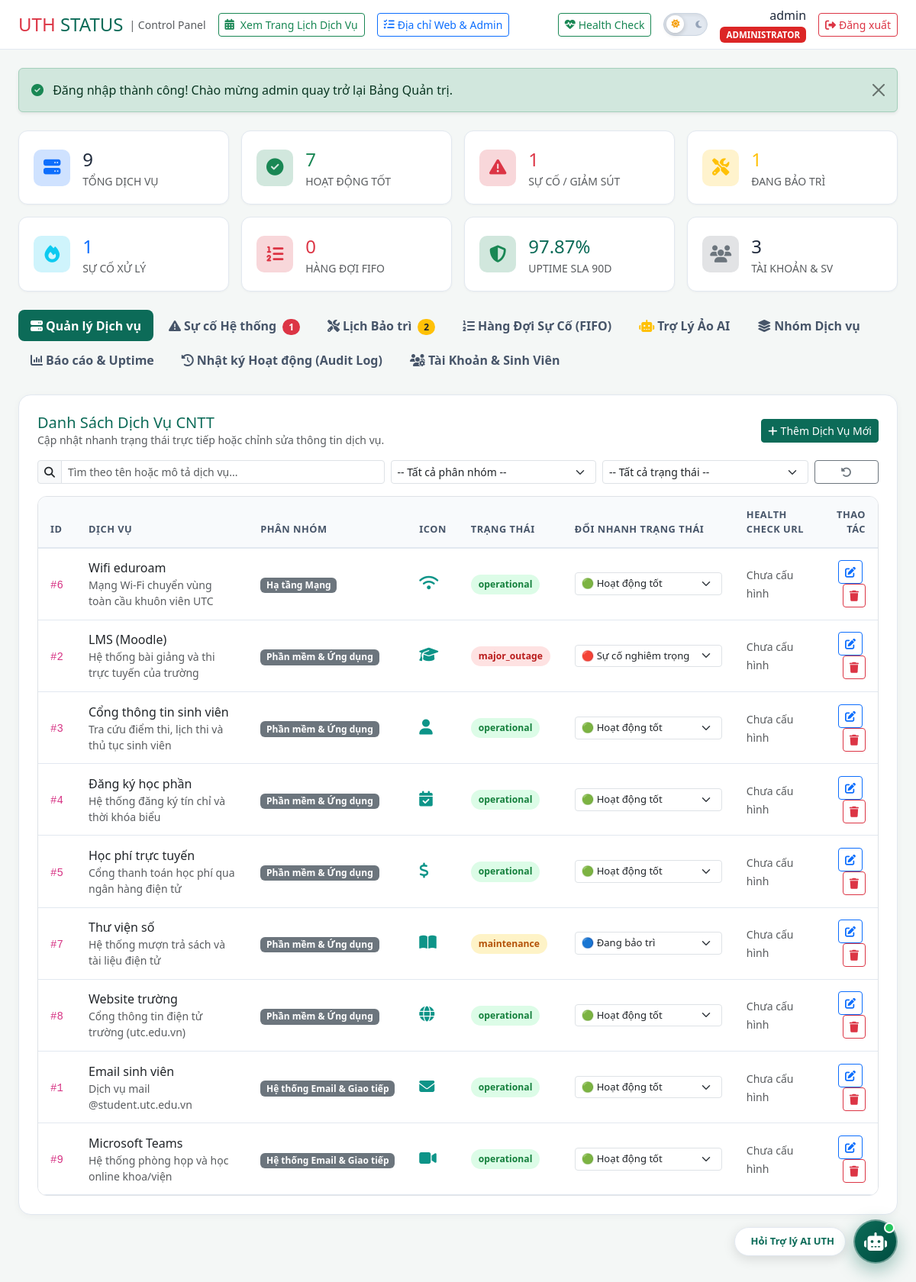
/admin/index.php (signed in), run on the app's committed database.
### tables this page shows
CREATE TABLE IF NOT EXISTS `services` (
    `id`          INT          UNSIGNED NOT NULL AUTO_INCREMENT,
    `group_id`    INT          UNSIGNED NOT NULL,
    `name`        VARCHAR(191) NOT NULL,
    `description` TEXT,
    `icon`        VARCHAR(60)  NOT NULL DEFAULT 'fa-server',
    `status`      ENUM(
                    'operational',
                    'degraded',
                    'partial_outage',
                    'major_outage',
                    'maintenance'
                  ) NOT NULL DEFAULT 'operational',
    `sort_order`  TINYINT UNSIGNED NOT NULL DEFAULT 0,
    `check_url`   VARCHAR(255) DEFAULT NULL COMMENT 'URL kiểm tra tình trạng dịch vụ tự động',
    `created_at`  DATETIME NOT NULL DEFAULT CURRENT_TIMESTAMP,
    `updated_at`  DATETIME NOT NULL DEFAULT CURRENT_TIMESTAMP ON UPDATE CURRENT_TIMESTAMP,
    PRIMARY KEY (`id`),
    KEY `idx_services_group` (`group_id`),
    KEY `idx_services_status` (`status`),
    CONSTRAINT `fk_services_group`
        FOREIGN KEY (`group_id`) REFERENCES `service_groups` (`id`)
        ON DELETE CASCADE ON UPDATE CASCADE
);

CREATE TABLE IF NOT EXISTS `service_groups` (
    `id`          INT          UNSIGNED NOT NULL AUTO_INCREMENT,
    `name`        VARCHAR(150) NOT NULL,
    `description` TEXT,
    `sort_order`  TINYINT      UNSIGNED NOT NULL DEFAULT 0,
    `created_at`  DATETIME     NOT NULL DEFAULT CURRENT_TIMESTAMP,
    PRIMARY KEY (`id`)
);

### admin/index.php (the view, shortened to what the rows shown need)
<?php
$pdo = Database::getInstance();
$pdo->exec("SET NAMES utf8mb4");
$adminRole = $_SESSION['admin_role'] ?? 'editor';
$servicesStmt = $pdo->query(
    'SELECT s.*, g.name AS group_name
     FROM services s
     LEFT JOIN service_groups g ON g.id = s.group_id
     ORDER BY g.sort_order ASC, s.sort_order ASC, s.id ASC'
);
$services = $servicesStmt->fetchAll();
require_once __DIR__ . '/../config/ai_config.php';
?>
<!DOCTYPE html>
<html lang="vi">
<head>
  <link rel="stylesheet" href="https://cdn.jsdelivr.net/npm/bootstrap@5.3.3/dist/css/bootstrap.min.css" />
  <link rel="stylesheet" href="https://cdnjs.cloudflare.com/ajax/libs/font-awesome/6.5.2/css/all.min.css" />
  <link rel="stylesheet" href="../assets/css/style.css?v=3.7" />
  <link rel="stylesheet" href="../assets/css/ai_chat.css?v=1.0" />
</head>
<body style="background-color: var(--bg-page);">
  <main class="container-fluid px-3 px-lg-4 pt-4" style="padding-bottom: 5.5rem;">
    <div class="tab-content" id="adminTabsContent">
      <div class="tab-pane fade show active" id="tab-services">
        <div class="utc-card p-4">
          <div class="table-responsive admin-table border">
            <table class="table align-middle mb-0" id="servicesTable">
              <thead>
                <tr>
                  <th style="width: 50px;">ID</th>
                  <th>Dịch Vụ</th>
                  <th>Phân Nhóm</th>
                  <th>Icon</th>
                  <th>Trạng Thái</th>
                  <th>Đổi Nhanh Trạng Thái</th>
                  <th>Health Check URL</th>
                  <th class="text-end">Thao Tác</th>
                </tr>
              </thead>
              <tbody>
                <?php foreach ($services as $s): ?>
                  <tr class="service-row"
                      data-group="<?= (int)$s['group_id'] ?>"
                      data-status="<?= htmlspecialchars($s['status']) ?>"
                      data-search="<?= htmlspecialchars(mb_strtolower(($s['name'] ?? '') . ' ' . ($s['description'] ?? '') . ' ' . ($s['group_name'] ?? ''))) ?>">
                    <td><code>#<?= $s['id'] ?></code></td>
                    <td>
                      <div class="fw-700 text-dark"><?= htmlspecialchars($s['name']) ?></div>
                      <div class="text-muted small"><?= htmlspecialchars($s['description'] ?? '') ?></div>
                    </td>
                    <td><span class="badge bg-secondary"><?= htmlspecialchars($s['group_name'] ?? 'N/A') ?></span></td>
                    <td><i class="fa-solid <?= htmlspecialchars($s['icon'] ?? 'fa-server') ?> fs-5" style="color:var(--teal-light)"></i></td>
                    <td>
                      <?php
                        $badgeCls = match($s['status']) {
                          'operational'    => 'badge-operational',
                          'degraded'       => 'badge-degraded',
                          'partial_outage' => 'badge-partial_outage',
                          'major_outage'   => 'badge-major_outage',
                          'maintenance'    => 'badge-maintenance',
                          default          => 'badge-operational'
                        };
                      ?>
                      <span class="utc-badge-status <?= $badgeCls ?>"><?= $s['status'] ?></span>
                    </td>
                    <td>
                      <?php if ($adminRole !== 'student'): ?>
                        <form method="POST" action="index.php" class="d-inline">
                          <select name="status" class="form-select form-select-sm" style="width:auto;font-size:0.82rem" onchange="this.form.submit()">
                            <option value="operational" <?= $s['status']==='operational'?'selected':''?>>🟢 Hoạt động tốt</option>
                            <option value="major_outage" <?= $s['status']==='major_outage'?'selected':''?>>🔴 Sự cố nghiêm trọng</option>
                            <option value="maintenance" <?= $s['status']==='maintenance'?'selected':''?>>🔵 Đang bảo trì</option>
                          </select>
                        </form>
                      <?php else: ?>
                        <span class="badge bg-light text-muted border py-1 px-2"><i class="fa-solid fa-lock me-1"></i>Chỉ xem</span>
                      <?php endif; ?>
                    </td>
                    <td>
                      <?php if (!empty($s['check_url'])): ?>
                        <a href="<?= htmlspecialchars($s['check_url']) ?>" target="_blank" class="small text-truncate d-inline-block" style="max-width:140px" title="<?= htmlspecialchars($s['check_url']) ?>">
                          <i class="fa-solid fa-link me-1"></i><?= htmlspecialchars($s['check_url']) ?>
                        </a>
                      <?php else: ?>
                        <span class="text-muted small">Chưa cấu hình</span>
                      <?php endif; ?>
                    </td>
                    <td class="text-end">
                      <?php if ($adminRole === 'admin'): ?>
                        <button class="btn btn-sm btn-outline-primary me-1" data-bs-toggle="modal" data-bs-target="#modalEditService<?= $s['id'] ?>" title="Sửa dịch vụ">
                          <i class="fa-solid fa-pen-to-square"></i>
                        </button>
                        <form method="POST" action="index.php" class="d-inline" onsubmit="return confirm('Bạn có chắc chắn muốn xóa dịch vụ này?');">
                          <button type="submit" class="btn btn-sm btn-outline-danger" title="Xóa dịch vụ">
                            <i class="fa-solid fa-trash"></i>
                          </button>
                        </form>
                      <?php else: ?>
                        <span class="text-muted small fst-italic">Chỉ xem</span>
                      <?php endif; ?>
                    </td>
                  </tr>
                <?php endforeach; ?>
              </tbody>
            </table>
          </div>
        </div>
      </div>
    </div>
  </main>
</body>
</html>

### data on the page
services: id "6", name "Wifi eduroam", description "Mạng Wi-Fi chuyển vùng toàn cầu khuôn viên UTC", group.name "Hạ tầng Mạng", status "operational", status "🟢 Hoạt động tốt", shows "Chưa cấu hình"
services: id "2", name "LMS (Moodle)", description "Hệ thống bài giảng và thi trực tuyến của trường", group.name "Phần mềm & Ứng dụng", status "major_outage", status "🔴 Sự cố nghiêm trọng", shows "Chưa cấu hình"
services: id "3", name "Cổng thông tin sinh viên", description "Tra cứu điểm thi, lịch thi và thủ tục sinh viên", group.name "Phần mềm & Ứng dụng", status "operational", status "🟢 Hoạt động tốt", shows "Chưa cấu hình"
services: id "4", name "Đăng ký học phần", description "Hệ thống đăng ký tín chỉ và thời khóa biểu", group.name "Phần mềm & Ứng dụng", status "operational", status "🟢 Hoạt động tốt", shows "Chưa cấu hình"
services: id "5", name "Học phí trực tuyến", description "Cổng thanh toán học phí qua ngân hàng điện tử", group.name "Phần mềm & Ứng dụng", status "operational", status "🟢 Hoạt động tốt", shows "Chưa cấu hình"
services: id "7", name "Thư viện số", description "Hệ thống mượn trả sách và tài liệu điện tử", group.name "Phần mềm & Ứng dụng", status "maintenance", status "🔵 Đang bảo trì", shows "Chưa cấu hình"
services: id "8", name "Website trường", description "Cổng thông tin điện tử trường (utc.edu.vn)", group.name "Phần mềm & Ứng dụng", status "operational", status "🟢 Hoạt động tốt", shows "Chưa cấu hình"
services: id "1", name "Email sinh viên", description "Dịch vụ mail @student.utc.edu.vn", group.name "Hệ thống Email & Giao tiếp", status "operational", status "🟢 Hoạt động tốt", shows "Chưa cấu hình"
services: id "9", name "Microsoft Teams", description "Hệ thống phòng họp và học online khoa/viện", group.name "Hệ thống Email & Giao tiếp", status "operational", status "🟢 Hoạt động tốt", shows "Chưa cấu hình"

### other printed values
$adminName "admin"
$flash['message'] "Đăng nhập thành công! Chào mừng admin quay trở lại Bảng Quản trị."
$totalServices "9"
$operationalCount "7"
$outageCount "1"
$maintenanceCount "1"
$activeIncidentsCount "1"
$pendingFifoCount "0"
$systemAvgUptime "97.87"
$totalUsersCount "3"
$effectiveMaintenanceCount "2"
